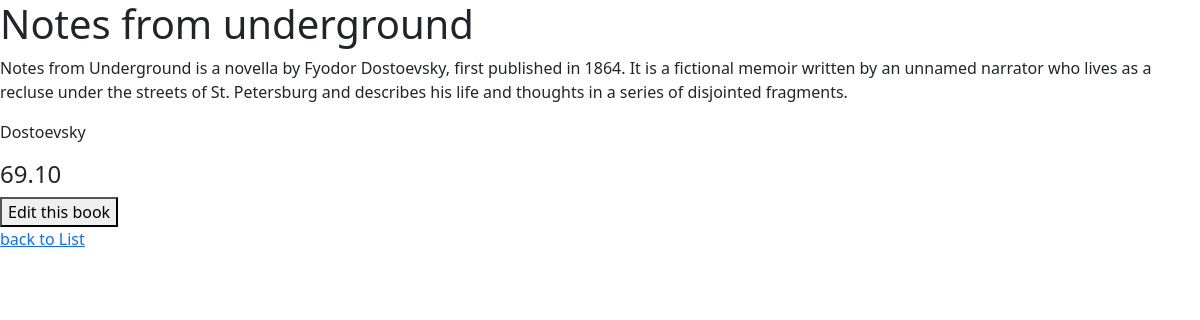
Page /books/1/ on the committed database.
### books/models.py (models this page shows, shortened)
class Book(models.Model):
    title = models.CharField(max_length=200)
    author = models.CharField(max_length=200)
    description = models.TextField()
    price = models.DecimalField(max_digits=5, decimal_places=2)

### books/views.py (the view)
# urls.py: path('<int:pk>/', BookDetailView.as_view(), name='book_detail'),
class BookDetailView(generic.DetailView):
    model = Book
    template_name = 'books/book_detail.html'

### books/templates/books/book_detail.html (shortened to what this page needs)
{% extends '_base.html' %}
{% block content %}
    <h1>{{ book.title }}</h1>
    <p>{{ book.description }}</p>
    <p>{{ book.author }}</p>
    <h4>{{ book.price }}</h4>
    <a href="{% url 'book_update' book.id %}"><button type="button">Edit this book</button></a>
    <br>
    <a href="{% url 'book_list' %}">back to List</a>
{% endblock %}

### rows in the picture
Book: description "Notes from Underground is a novella by Fyodor Dostoevsky, first published in 1864. It is a fictional memoir written by an unnamed narrator who lives as a recluse under the streets of St. Petersburg and describes his life and thoughts in a series of disjointed fragments.", author "Dostoevsky", price "69.10"
